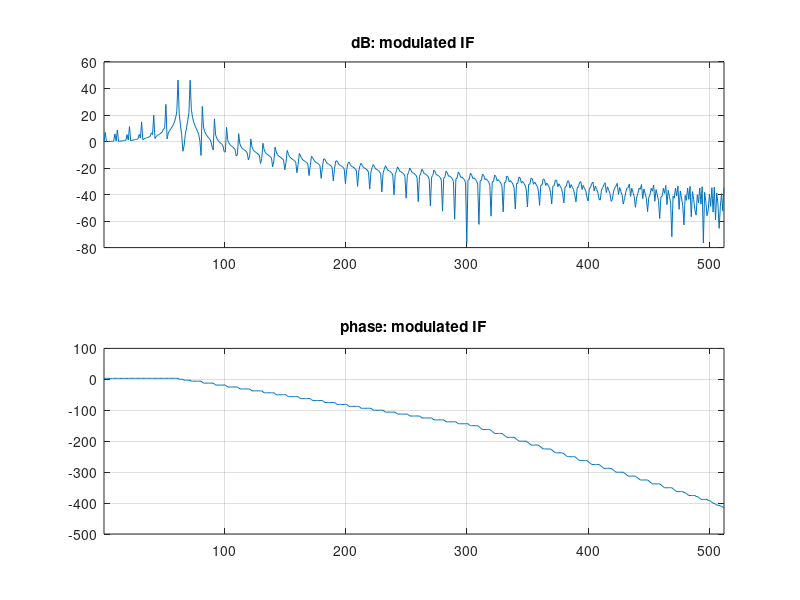
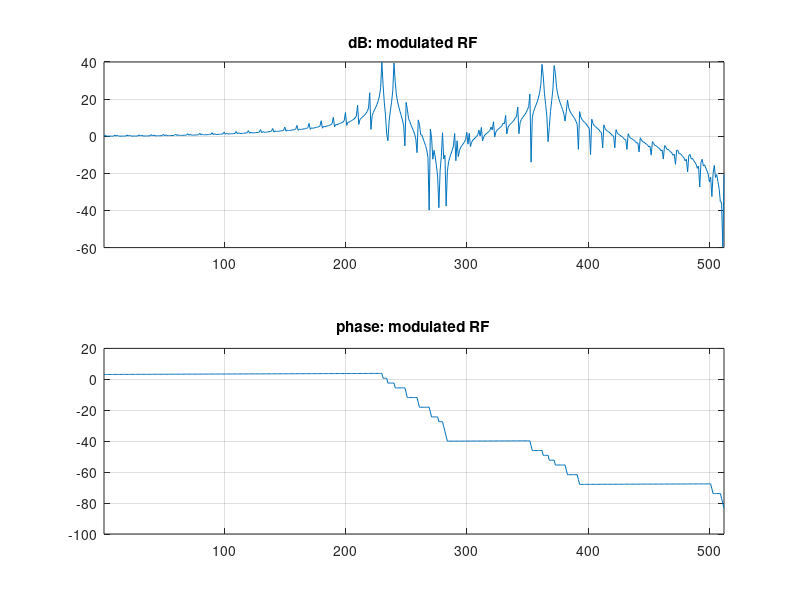
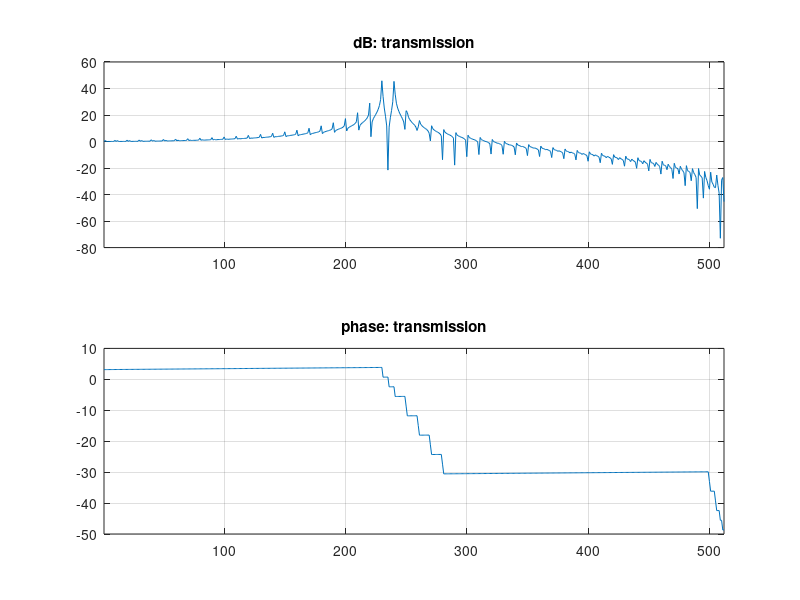

MATLAB code to generate these figures, in order:
% SSB modulation investigation
% Cat VW, October `23

clc; clear; close all;
pkg load signal;

function plot_fft(s, name)
	S = fft(s);
	half_length = round(length(S)/2);
	S_half = S(1:half_length);

	figure;
	subplot(2, 1, 1);
	plot(20*log10(abs(S_half)));
	grid on;
	title(['dB: ' name]);
	xlim([1 half_length]);

	subplot(2, 1, 2);
	plot(unwrap(angle(S_half)));
	grid on;
	title(['phase: ' name]);
	xlim([1 half_length]);
end

% parameters
N = 1024;
w_env = 5;
w_if = 66;
w_rf = 300;
x = linspace(0, 2*pi, N)';

% functions
cos_sin = @(x) [cos(x) sin(x)];
triangle = @(x) sawtooth(x, .5);

envelope = triangle(w_env*x);
if_carrier = cos_sin(w_if*x); % signal & its approx. Hilbert transform
rf_carrier = cos_sin(w_rf*x); % I & Q; needed for Hilbert SSB

mod_if = envelope.*if_carrier;
mod_rf = mod_if.*rf_carrier;

transmission = sum(mod_rf, 2);

plot_fft(mod_if(:, 1), 'modulated IF');
plot_fft(mod_rf(:, 1), 'modulated RF');
plot_fft(transmission, 'transmission');
